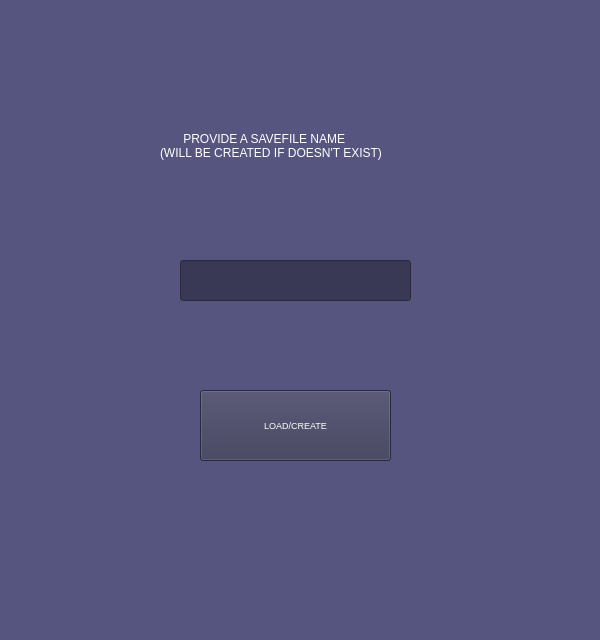
<?xml version="1.0" encoding="UTF-8"?>
<ui version="4.0">
 <class>MainWindow</class>
 <widget class="QMainWindow" name="MainWindow">
  <property name="geometry">
   <rect>
    <x>0</x>
    <y>0</y>
    <width>600</width>
    <height>640</height>
   </rect>
  </property>
  <property name="windowTitle">
   <string>CountdownToSomething</string>
  </property>
  <property name="styleSheet">
   <string notr="true">background-color: rgb(85, 85, 127);</string>
  </property>
  <widget class="QWidget" name="centralwidget">
   <widget class="QPushButton" name="load">
    <property name="geometry">
     <rect>
      <x>200</x>
      <y>390</y>
      <width>191</width>
      <height>71</height>
     </rect>
    </property>
    <property name="font">
     <font>
      <family>MS Shell Dlg 2</family>
      <pointsize>7</pointsize>
      <weight>50</weight>
      <italic>false</italic>
      <bold>false</bold>
     </font>
    </property>
    <property name="styleSheet">
     <string notr="true">font: 7pt &quot;MS Shell Dlg 2&quot;;
color: rgb(255, 255, 255);
background-color: rgb(57, 57, 86);</string>
    </property>
    <property name="text">
     <string>LOAD/CREATE</string>
    </property>
   </widget>
   <widget class="QLineEdit" name="give_name">
    <property name="geometry">
     <rect>
      <x>180</x>
      <y>260</y>
      <width>231</width>
      <height>41</height>
     </rect>
    </property>
    <property name="styleSheet">
     <string notr="true">background-color: rgb(57, 57, 86);
color: rgb(255, 255, 255);
font: 8pt &quot;Verdana&quot;;</string>
    </property>
    <property name="text">
     <string/>
    </property>
   </widget>
   <widget class="QLabel" name="label">
    <property name="geometry">
     <rect>
      <x>160</x>
      <y>100</y>
      <width>361</width>
      <height>91</height>
     </rect>
    </property>
    <property name="styleSheet">
     <string notr="true">color: rgb(255, 255, 255);
font: 8pt &quot;Verdana&quot;;
font: 75 8pt &quot;MS Shell Dlg 2&quot;;</string>
    </property>
    <property name="text">
     <string>       PROVIDE A SAVEFILE NAME
(WILL BE CREATED IF DOESN'T EXIST)</string>
    </property>
   </widget>
  </widget>
  <widget class="QMenuBar" name="menubar">
   <property name="geometry">
    <rect>
     <x>0</x>
     <y>0</y>
     <width>600</width>
     <height>18</height>
    </rect>
   </property>
  </widget>
  <widget class="QStatusBar" name="statusbar"/>
 </widget>
 <resources/>
 <connections/>
</ui>
